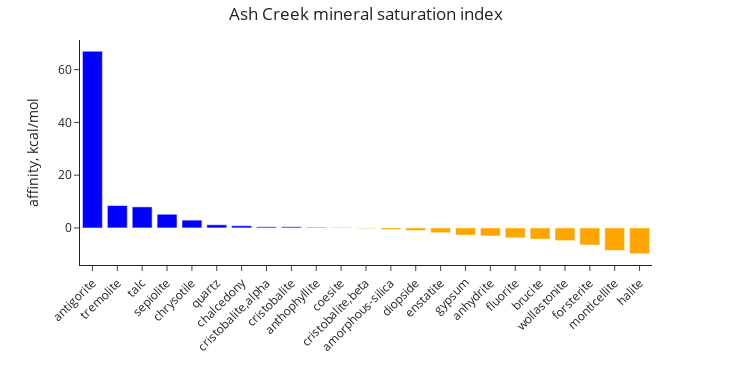

Source (notebook cell):
### Code cell
speciation.plot_mineral_saturation('Ash Creek', plot_width=6) # sample name

### Figure 1 — Plotly figure (JSON) as saved in the notebook; plotly's stock layout.template omitted (floating-point values rounded to 4 significant figures)
{"data": [{"hovertemplate": "%{x} <br>affinity, kcal/mol: %{y}", "legendgroup": "", "marker": {"color": ["blue", "blue", "blue", "blue", "blue", "blue", "blue", "blue", "blue", "blue", "blue", "orange", "orange", "orange", "orange", "orange", "orange", "orange", "orange", "orange", "orange", "orange", "orange"], "pattern": {"shape": ""}}, "name": "", "orientation": "v", "showlegend": false, "textposition": "auto", "type": "bar", "x": ["antigorite", "tremolite", "talc", "sepiolite", "chrysotile", "quartz", "chalcedony", "cristobalite,alpha", "cristobalite", "anthophyllite", "coesite", "cristobalite,beta", "amorphous-silica", "diopside", "enstatite", "gypsum", "anhydrite", "fluorite", "brucite", "wollastonite", "forsterite", "monticellite", "halite"], "xaxis": "x", "y": [66.97, 8.486, 7.982, 5.188, 2.953, 1.196, 0.8262, 0.4388, 0.4388, 0.2205, 0.09384, -0.1892, -0.6239, -0.9944, -1.816, -2.711, -3.06, -3.748, -4.239, -4.826, -6.482, -8.524, -9.791], "yaxis": "y"}], "layout": {"barmode": "relative", "height": 366, "legend": {"tracegroupgap": 0}, "margin": {"t": 40}, "title": {"text": "Ash Creek mineral saturation index", "x": 0.5, "xanchor": "center"}, "width": 732, "xaxis": {"anchor": "y", "autorange": true, "domain": [0, 1], "fixedrange": true, "range": [-0.5, 22.5], "tickangle": -45, "title": {}, "type": "category"}, "yaxis": {"anchor": "x", "autorange": true, "domain": [0, 1], "exponentformat": "power", "fixedrange": true, "range": [-14.06, 71.24], "title": {"text": "affinity, kcal/mol"}, "type": "linear"}}}
